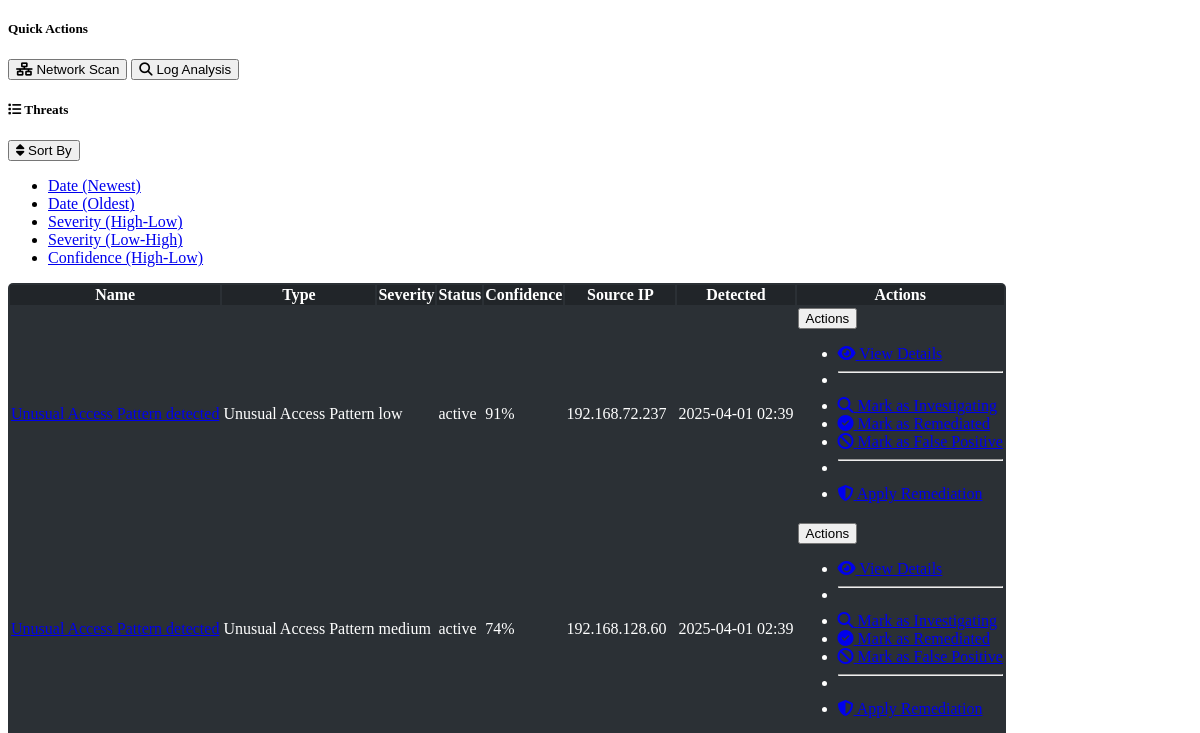
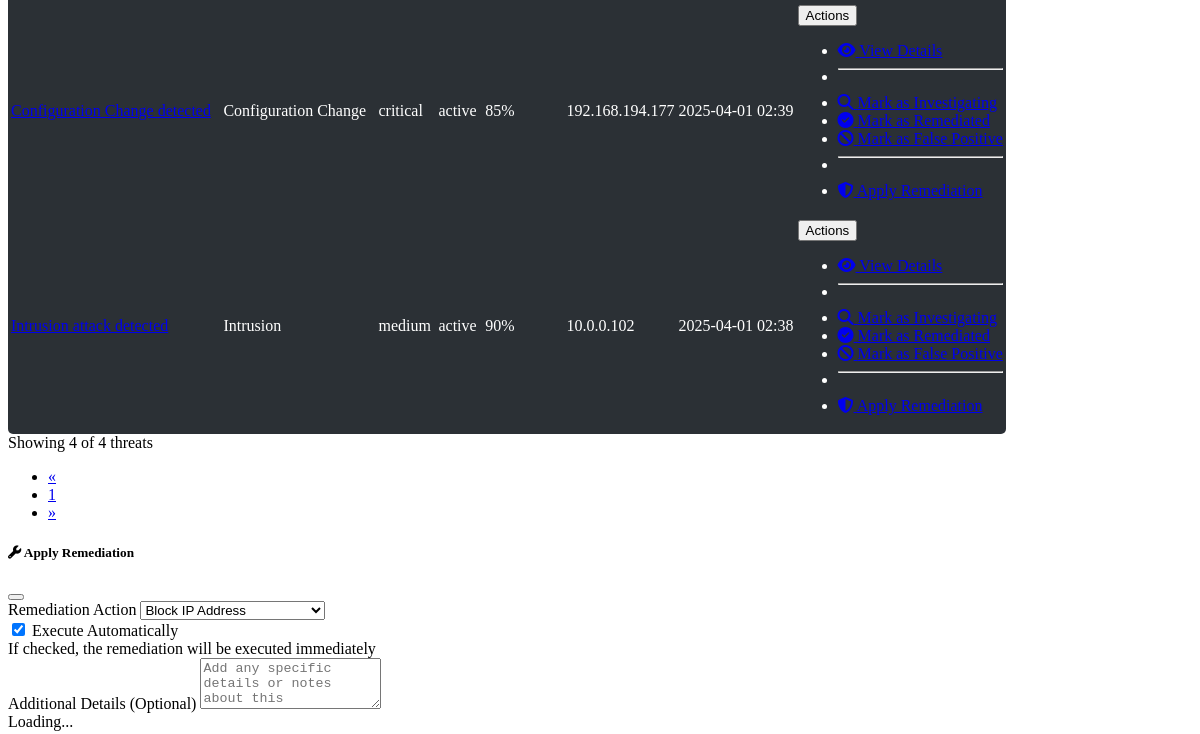
The page /threats (signed in, middle part) on the database as committed earlier (2 pictures, top to bottom).
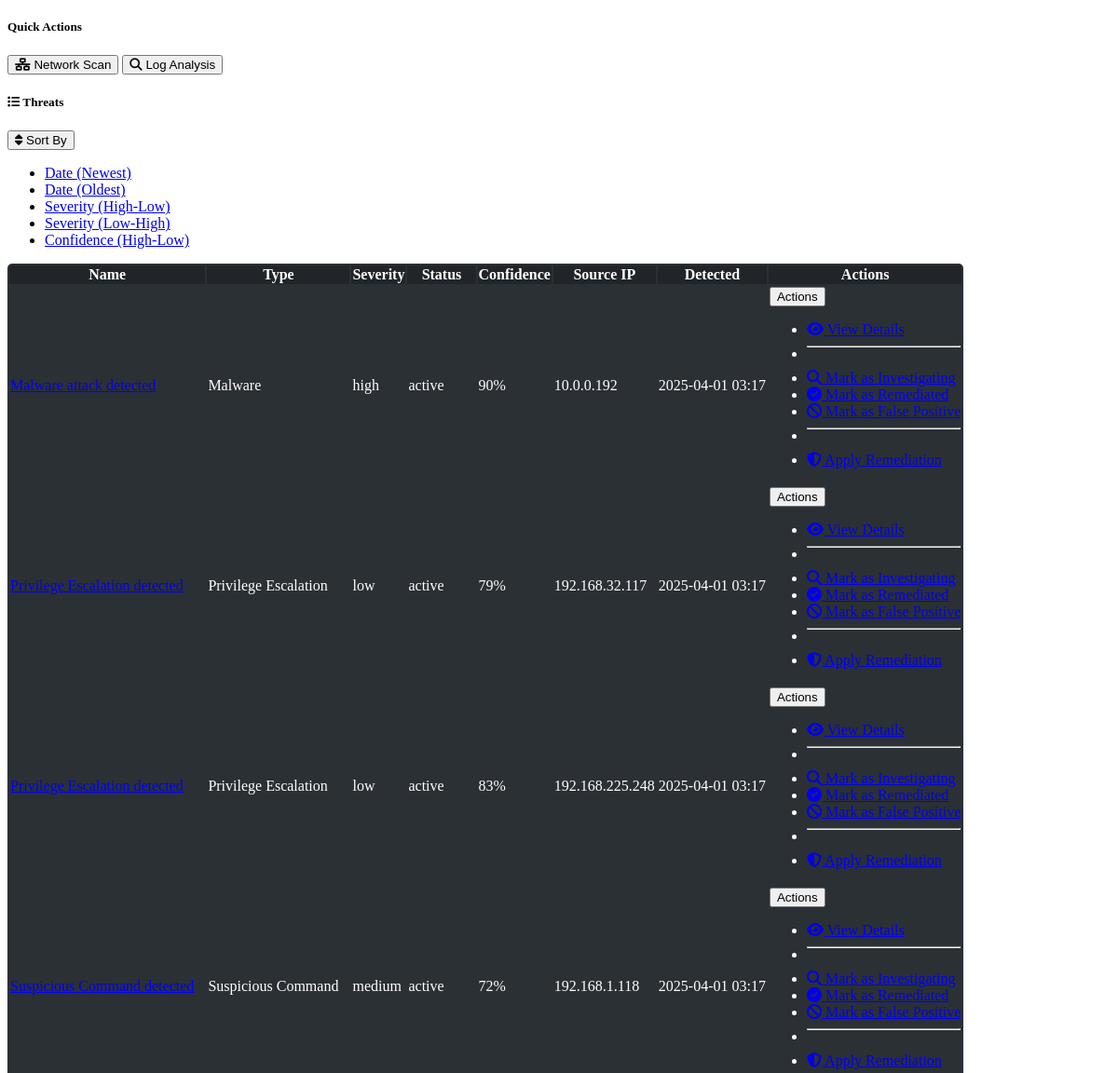
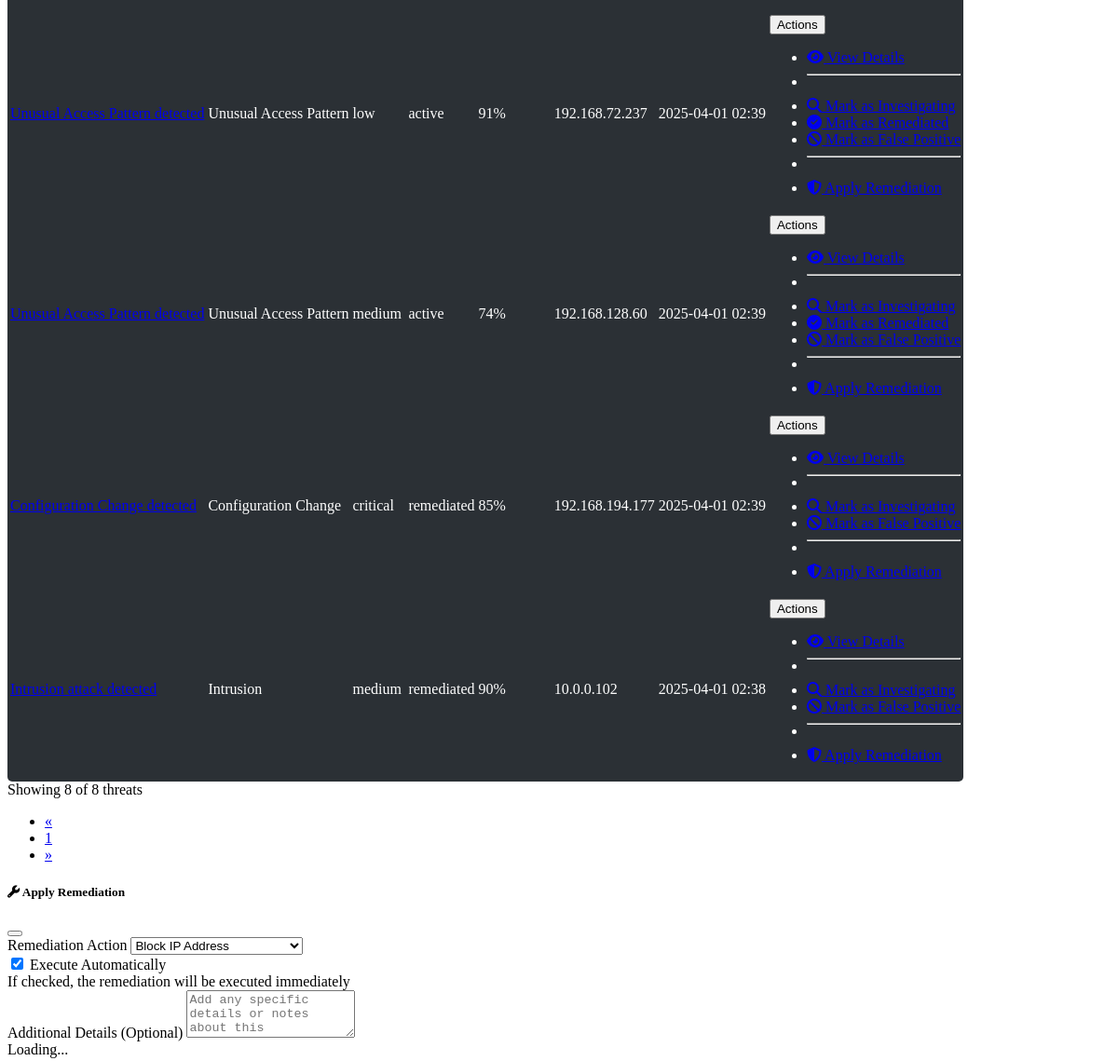
The same page on the database as committed later (2 pictures, top to bottom).
### models.py (models this page shows, shortened)
class Threat(db.Model):
    id = db.Column(db.Integer, primary_key=True)
    name = db.Column(db.String(100), nullable=False)
    description = db.Column(db.Text)
    threat_type = db.Column(db.String(50), nullable=False)
    severity = db.Column(db.String(20), nullable=False)
    confidence = db.Column(db.Float, default=0.0)
    status = db.Column(db.String(20), default='active')
    source_ip = db.Column(db.String(50))
    destination_ip = db.Column(db.String(50))
    port = db.Column(db.Integer)
    protocol = db.Column(db.String(20))
    date_detected = db.Column(db.DateTime, default=datetime.utcnow)
    date_updated = db.Column(db.DateTime, default=datetime.utcnow, onupdate=datetime.utcnow)
    attack_vector = db.Column(db.String(100))
    indicators = db.Column(db.Text)  # JSON serialized indicators
    alerts = db.relationship('Alert', backref='threat', lazy='dynamic')
    remediation_actions = db.relationship('RemediationAction', backref='threat', lazy='dynamic')

### app.py (the view)
@app.route('/threats')
def threats():
    if not current_user.is_authenticated:
        return redirect(url_for('auth.login'))
    page = request.args.get('page', 1, type=int)
    threats = models.Threat.query.order_by(models.Threat.date_detected.desc())\
        .paginate(page=page, per_page=10)
    return render_template('threats.html', threats=threats, title='Threat Management')

### app.py (called while the page is built)
@login_manager.user_loader
def load_user(user_id):
    return models.User.query.get(int(user_id))

@app.context_processor
def inject_now():
    return {'now': datetime.utcnow()}

### templates/threats.html (shortened to what the changed rows need)
{% extends "layout.html" %}
{% block content %}
<div class="card bg-dark mb-4">
    <div class="card-body p-0">
        <div class="table-responsive">
            <table class="table table-dark-themed table-hover table-striped mb-0">
                <thead>
                    <tr>
                        <th>Name</th>
                        <th>Type</th>
                        <th>Severity</th>
                        <th>Status</th>
                        <th>Confidence</th>
                        <th>Source IP</th>
                        <th>Detected</th>
                        <th class="text-end">Actions</th>
                    </tr>
                </thead>
                <tbody>
                    {% for threat in threats.items %}
                    <tr id="threat-{{ threat.id }}" class="threat-row">
                        <td>
                            <a href="{{ url_for('threat.threat_details', threat_id=threat.id) }}" class="text-decoration-none">
                                {{ threat.name }}
                            </a>
                        </td>
                        <td>{{ threat.threat_type|replace('_', ' ')|title }}</td>
                        <td>
                            <span class="badge {{ 'bg-danger' if threat.severity == 'critical' else 'bg-warning text-dark' if threat.severity == 'high' else 'bg-info text-dark' if threat.severity == 'medium' else 'bg-success' }}">
                                {{ threat.severity }}
                            </span>
                        </td>
                        <td>
                            <span class="status-badge badge {{ 'bg-danger' if threat.status == 'active' else 'bg-warning text-dark' if threat.status == 'investigating' else 'bg-success' if threat.status == 'remediated' else 'bg-info text-dark' }}">
                                {{ threat.status }}
                            </span>
                        </td>
                        <td>{{ (threat.confidence * 100)|int }}%</td>
                        <td>{{ threat.source_ip }}</td>
                        <td>{{ threat.date_detected.strftime('%Y-%m-%d %H:%M') }}</td>
                        <td class="text-end">
                            <div class="btn-group">
                                <button type="button" class="btn btn-sm btn-outline-primary dropdown-toggle" data-bs-toggle="dropdown" aria-expanded="false">
                                    Actions
                                </button>
                                <ul class="dropdown-menu dropdown-menu-end">
                                    <li><a class="dropdown-item" href="{{ url_for('threat.threat_details', threat_id=threat.id) }}">
                                        <i class="fas fa-eye"></i> View Details
                                    </a></li>
                                    <li><hr class="dropdown-divider"></li>
                                    {% if threat.status != 'investigating' %}
                                    <li><a class="dropdown-item threat-status-btn" href="#" data-threat-id="{{ threat.id }}" data-status="investigating">
                                        <i class="fas fa-search"></i> Mark as Investigating
                                    </a></li>
                                    {% endif %}
                                    {% if threat.status != 'remediated' %}
                                    <li><a class="dropdown-item threat-status-btn" href="#" data-threat-id="{{ threat.id }}" data-status="remediated">
                                        <i class="fas fa-check-circle"></i> Mark as Remediated
                                    </a></li>
                                    {% endif %}
                                    {% if threat.status != 'false_positive' %}
                                    <li><a class="dropdown-item threat-status-btn" href="#" data-threat-id="{{ threat.id }}" data-status="false_positive">
                                        <i class="fas fa-ban"></i> Mark as False Positive
                                    </a></li>
                                    {% endif %}
                                    <li><hr class="dropdown-divider"></li>
                                    <li><a class="dropdown-item remediation-action-btn" href="#" data-threat-id="{{ threat.id }}" data-action-type="block_ip">
                                        <i class="fas fa-shield-alt"></i> Apply Remediation
                                    </a></li>
                                </ul>
                            </div>
                        </td>
                    </tr>
                    {% else %}
                    <tr>
                        <td colspan="8" class="text-center">No threats found matching the current filters</td>
                    </tr>
                    {% endfor %}
                </tbody>
            </table>
        </div>
    </div>
    <div class="card-footer">
        <div class="d-flex justify-content-between align-items-center">
            <div>
                Showing {{ threats.items|length }} of {{ threats.total }} threats
            </div>
            <nav aria-label="Threat pagination">
                <ul class="pagination mb-0">
                    {% for page_num in threats.iter_pages(left_edge=1, right_edge=1, left_current=2, right_current=2) %}
                        {% if page_num %}
                            {% if page_num == threats.page %}
                            <li class="page-item active">
                                <a class="page-link" href="{{ url_for('threats', page=page_num) }}">{{ page_num }}</a>
                            </li>
                            {% else %}
                            <li class="page-item">
                                <a class="page-link" href="{{ url_for('threats', page=page_num) }}">{{ page_num }}</a>
                            </li>
                            {% endif %}
                        {% else %}
                        <li class="page-item disabled">
                            <a class="page-link" href="#">...</a>
                        </li>
                        {% endif %}
                    {% endfor %}
                </ul>
            </nav>
        </div>
    </div>
</div>
{% endblock %}

Rows that differ between the two databases and show on the page:
added Threat: name "Malware attack detected", threat_type "Malware", severity "high", status "active", (threat.confidence*100)|int "90", source_ip "10.0.0.192", date_detected "2025-04-01 03:17"
added Threat: name "Privilege Escalation detected", threat_type "Privilege Escalation", severity "low", status "active", (threat.confidence*100)|int "79", source_ip "192.168.32.117", date_detected "2025-04-01 03:17"
added Threat: name "Privilege Escalation detected", threat_type "Privilege Escalation", severity "low", status "active", (threat.confidence*100)|int "83", source_ip "192.168.225.248", date_detected "2025-04-01 03:17"
added Threat: name "Suspicious Command detected", threat_type "Suspicious Command", severity "medium", status "active", (threat.confidence*100)|int "72", source_ip "192.168.1.118", date_detected "2025-04-01 03:17"
changed Threat "Configuration Change detected": status "active" → "remediated"; no longer shows "Mark as Remediated"
changed Threat "Intrusion attack detected": status "active" → "remediated"; no longer shows "Mark as Remediated"
Other text that changed with them:
{{ threats.items|length }}: "4" → "8"
{{ threats.total }}: "4" → "8"
